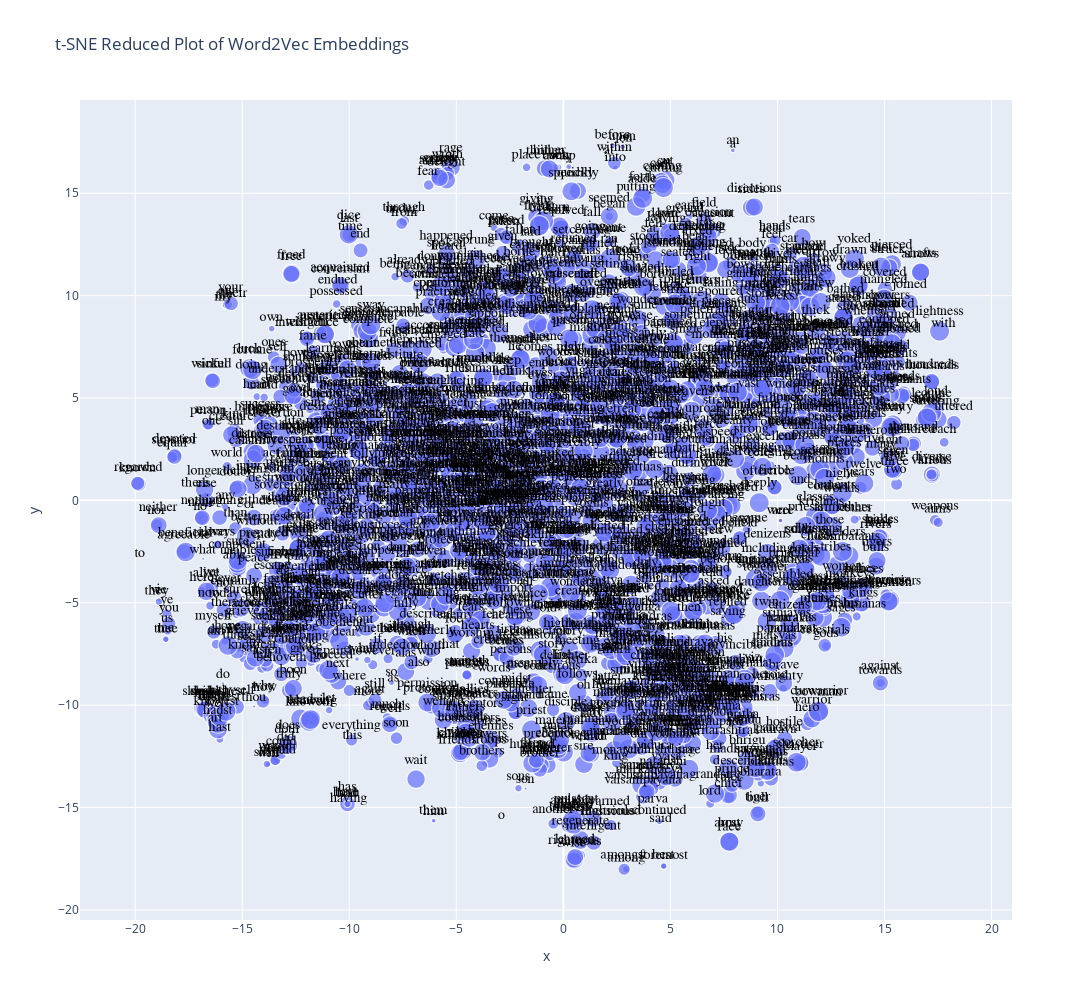

Write notebook code for a chart like this one.
### Code cell
X = TSNE.join(VOCAB, how='left')
px.scatter(X.reset_index(), 'x', 'y', 
           title="t-SNE Reduced Plot of Word2Vec Embeddings",
        text='term_str', 
        size="dfidf",
        # color='max_pos_group', 
        hover_name='term_str',          
        height=1000,
        width=1200)\
    .update_traces(
        mode='markers+text', 
        textfont=dict(color='black', size=14, family='Arial'),
        textposition='top center')

### Figure 1 — Plotly figure (JSON) as saved in the notebook; plotly's stock layout.template omitted (floating-point values rounded to 4 significant figures; data arrays with more than 128 entries replaced by an {"elided": "..."} marker saying what was removed)
{"data": [{"hovertemplate": "<b>%{hovertext}</b><br><br>x=%{x}<br>y=%{y}<br>dfidf=%{marker.size}<br>term_str=%{text}<extra></extra>", "hovertext": {"elided": "2024 str values"}, "legendgroup": "", "marker": {"color": "#636efa", "size": {"elided": "2024 float values"}, "sizemode": "area", "sizeref": 0.1313, "symbol": "circle"}, "mode": "markers+text", "name": "", "showlegend": false, "text": {"elided": "2024 str values"}, "textfont": {"color": "black", "family": "Arial", "size": 14}, "textposition": "top center", "type": "scattergl", "x": {"elided": "2024 float values"}, "xaxis": "x", "y": {"elided": "2024 float values"}, "yaxis": "y"}], "layout": {"height": 1000, "legend": {"itemsizing": "constant", "tracegroupgap": 0}, "title": {"text": "t-SNE Reduced Plot of Word2Vec Embeddings"}, "width": 1200, "xaxis": {"anchor": "y", "domain": [0, 1], "title": {"text": "x"}}, "yaxis": {"anchor": "x", "domain": [0, 1], "title": {"text": "y"}}}}
